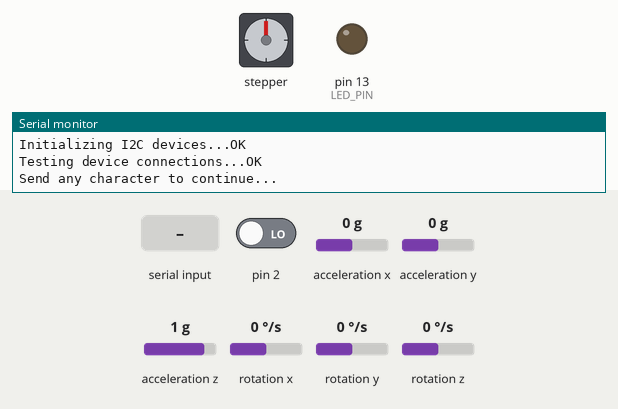
Simulated run of this sketch. Board: Arduino Uno, built with avr-gcc and run on an emulated ATmega328P. Shown: stepper motor, output pins drawn as LEDs (lit = HIGH), the last lines printed to the serial monitor. Dashed ring = blinking. Inputs (shaded band) come from the test bench; at power-on: acceleration x 0 g, acceleration y 0 g, acceleration z 1 g, pin 2 LOW, rotation x 0 °/s, rotation y 0 °/s, rotation z 0 °/s. The sensor or clock chip raises its interrupt line as the real part does; stepper angles assume 2048 steps per turn.

Above: at 0.9 s.
1.0 s: "1" received over Serial
At 1.67 s:
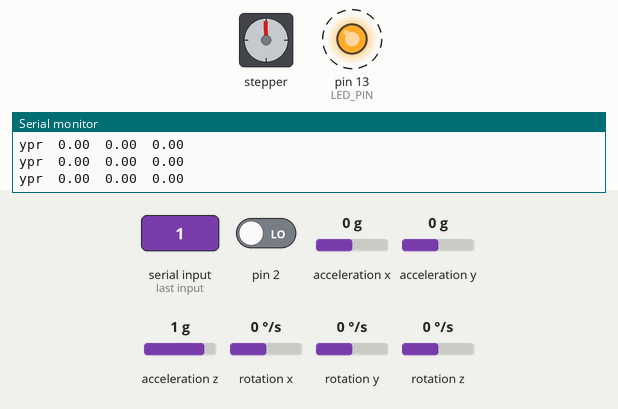
At 3.19 s:
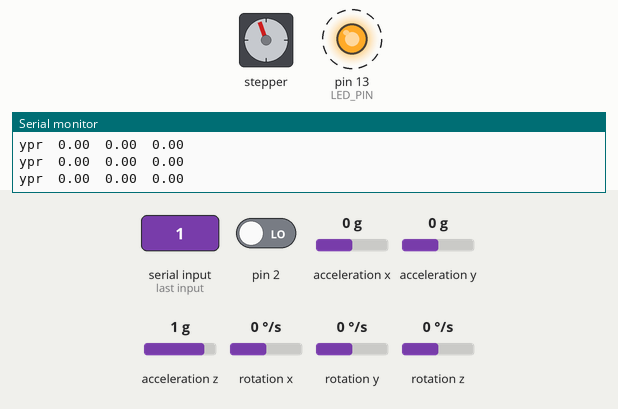
4.0 s: acceleration x set to -1.4 g
At 4.41 s:
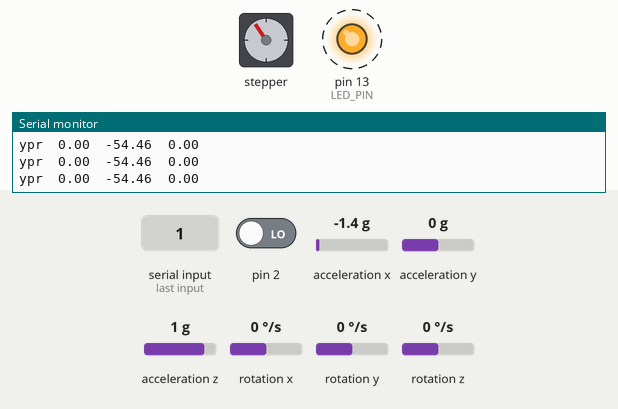
7.0 s: acceleration y set to -1.4 g
At 7.17 s:
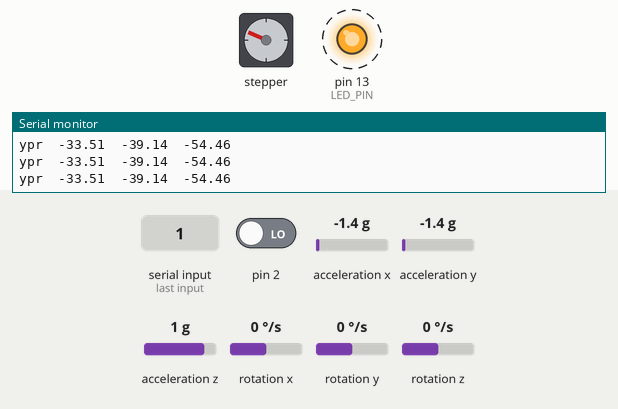
10.0 s: acceleration z set to -1.4 g
13.0 s: acceleration x set to -0.2 g
16.0 s: acceleration x set to 0.1 g
Timing chart, 0 to 32.5 s (numbered marks = the images above; inputs shaded):
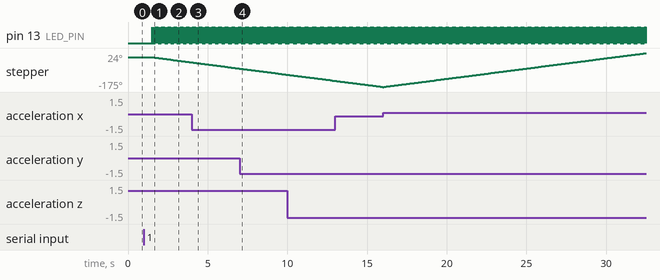

The sketch:

MPU6050_MotorControl.ino
```cpp
// IC2Dev and MPU6050 import
#include "I2Cdev.h"
#include "MPU6050_6Axis_MotionApps20.h"
#if IC2DEV_IMPLEMENTATION == IC2DEV_ARDUINI_WIRE
#include "Wire.h"
#endif

// motor control import
#include <Stepper.h>

// motor constants
#define STEPS_PER_REV 32
#define STEPS_PER_OUT 2048

// different operating modes
#define HARD_INIT

// create new IMU instances
MPU6050 mpu;

// create new stepper obj, param: steps per revolution, IN1, IN2, IN3, IN4 (reverse works)
Stepper stepper(STEPS_PER_REV, 8, 10, 9, 11);

// motor target value
double motor_tgt;

// built in LED output
#define LED_PIN 13
bool LED_blinkState = false;

// ===[MPU control or status]===
// true if success DMP initialization
bool dmpReady = false;

// interrupt status byte from MPU
uint8_t mpuIntStatus;

// return status after each device operation, 0 = success
uint8_t devStatus;

// expected DMP packet size (42 bytes by default)
uint16_t packetSize;

// FIFO storange buffer
uint8_t fifoBuffer[64];

// count of all bytes currently in FIFO
uint16_t fifoCount;

// ===[orientation / motion]===
// Quarternion container: [w, x, y, z]
Quaternion q;

// gravity vector
VectorFloat gravity;

// yaw-pitch-roll container
float ypr[3];

// ===[INTERRUPT SERVICE ROUTINE]===
volatile bool mpuInterrupt = false;
void dmpDataReady() {
    mpuInterrupt = true;
}

// ===[INITIAL SETUP]===
void setup() {
    #if IC2DEV_IMPLEMENTATION == IC2DEV_ARDUINI_WIRE
    Wire.begin();

    // 400kHz I2C clock
    TWBR = 24;
    #elif IC2DEV_IMPLEMENTATION == I2CDEV_BUILTIN_FASTWIRE
    Fastwire::setup(400, true);
    #endif

    // serial connection
    Serial.begin(115200);

    // initialize device
    Serial.print(F("Initializing I2C devices..."));
    mpu.initialize();
    Serial.println(F("OK"));

    // verify conncetion
    Serial.print(F("Testing device connections..."));
    Serial.println(mpu.testConnection() ? F("OK") : F("FAILED"));

    // wait to get ready
    Serial.println(F("Send any character to continue..."));
    while (Serial.available() && Serial.read());
    while (!Serial.available());
    while (Serial.available() && Serial.read());

    // load and configure DMP
    Serial.print(F("Initializing DMP..."));
    devStatus = mpu.dmpInitialize();
    Serial.println(F("OK"));

    // gyroscope offset
    mpu.setXGyroOffset(0);
    mpu.setYGyroOffset(0);
    mpu.setZGyroOffset(0);
    mpu.setZAccelOffset(1688);

    // ensure DMP is working
    if (devStatus == 0) {
        // turn on DMP
        Serial.print(F("Enabling DMP..."));
        mpu.setDMPEnabled(true);
        Serial.println("OK");

        // enable Arduino interrupt
        Serial.print(F("Enabling interrupt detection (Arduino ext. interrupt 0)..."));
        attachInterrupt(0, dmpDataReady, RISING);
        mpuIntStatus = mpu.getIntStatus();
        Serial.println("OK");

        // set DMP ready flag
        Serial.println(F("DMP ready!\nWaiting for first interrupt..."));
        dmpReady = true;

        // get expected DMP packet size for later comparison
        packetSize = mpu.dmpGetFIFOPacketSize();
        } else {
        // ERROR: (1) = initial memory load fail, (2) = DMP config update fail
        Serial.print(F("DMP initialization fail ("));
        Serial.print(devStatus);
        Serial.println(")");
    }

    // configure pins
    pinMode(LED_PIN, OUTPUT);

    // motor setup (set default motor speed)
    stepper.setSpeed(500);

    // instanciate stepper motor: move stepper motor until
    #ifdef HARD_INIT
    // move motor 180 deg one direction
    #endif

}

// ===[MAIN PROGRAM LOOP]===
void loop() {
    // halt if something failed
    if (!dmpReady) return;

    // wait for MPU interrupt or extra packets available
    while (!mpuInterrupt && fifoCount < packetSize) {}

    // reset interrupt flag and get INT_STATUS byte
    mpuInterrupt = false;
    mpuIntStatus = mpu.getIntStatus();

    // get current FIFO count
    fifoCount = mpu.getFIFOCount();

    // check for inputstream overflow
    if ((mpuIntStatus & 0x10) || fifoCount == 1024) {
        // reset
        mpu.resetFIFO();
        Serial.println(F("FIFO overflow! Reset occured"));
        } else if (mpuIntStatus & 0x02) {
        // DMP data ready interrupt
        while (fifoCount < packetSize) fifoCount = mpu.getFIFOCount();

        // read a packet from FIFO
        mpu.getFIFOBytes(fifoBuffer, packetSize);

        // track FIFO count here for > 1 packets available
        // immediate read w/o more interrupts
        fifoCount -= packetSize;

        // get yaw-pitch-roll profiles based on gravity
        mpu.dmpGetQuaternion(&q, fifoBuffer);
        mpu.dmpGetGravity(&gravity, &q);
        mpu.dmpGetYawPitchRoll(ypr, &q, &gravity);
        Serial.print("ypr\t");
        Serial.print(ypr[0] * 180/M_PI);
        Serial.print("\t");
        Serial.print(ypr[1] * 180/M_PI);
        Serial.print("\t");
        Serial.println(ypr[2] * 180/M_PI);

        // update LED to indicate activity
        LED_blinkState = !LED_blinkState;
        digitalWrite(LED_PIN, LED_blinkState);

        // set motor target based on PITCH (ypr[1])
        // **ASSUMING that IMU is placed in reference to rotor
        // if pitch is greater than 0: move in one direciton, else move the other
        if (ypr[1] > 0) stepper.step(1);
        else stepper.step(-1);
    }
}
```

Measured:
- after the input at 1.0 s, pin 13 (LED_PIN): alternates HIGH for 0.01 s and LOW for 0.01 s, starting after 0.52 s; stepper: keeps turning counter-clockwise at about 13°/s, starting after 0.52 s
